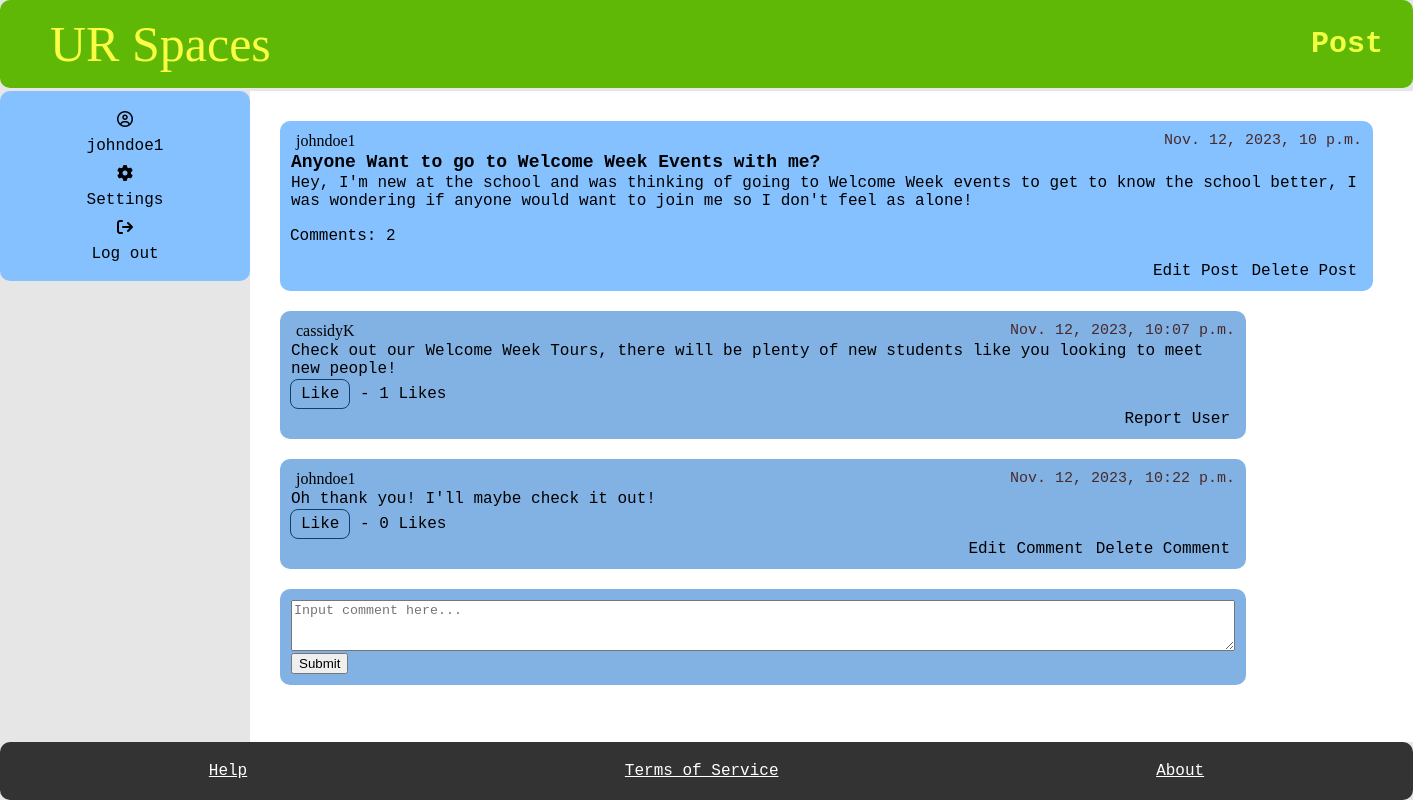
The app's page /posts/anyone-want-to-go-to-welcome-week-events-with-meNPv8F/ (signed in) with its own data.
### myapp/models.py (models this page shows, shortened)
class Posts(models.Model):
    User_ID = models.ForeignKey(Student, on_delete=models.CASCADE)
    SubForum_ID = models.ForeignKey(SubForum, default= 1, on_delete=models.CASCADE)
    post_name = models.TextField(max_length=400)
    contents = models.TextField()
    count_likes = models.IntegerField(default=0, blank=True, )
    locked = models.BooleanField(default=False)
    pin = models.BooleanField(default=False)
    reported = models.BooleanField(default=False)
    post_date = models.DateTimeField(auto_now_add=True)
    slug = models.SlugField(max_length=400, unique=True, blank=True)
    likes = models.ManyToManyField(User, related_name="post_like")
    @property
    def num_comments(self):
        return Comment.objects.filter(Post_ID = self, User_ID__banned =False).count()

class Student(models.Model):
    User_ID = models.ForeignKey(User, on_delete=models.CASCADE)
    bio = models.TextField(default="Please add bio in settings", blank=True)
    banned = models.BooleanField(default=False)
    avatar =ResizedImageField(size=[50, 80], quality=100, upload_to="authors", default=None, null=True, blank=True)
    reported = models.BooleanField(default=False)
    slug = models.SlugField(max_length=400, unique=True, blank=True)
    def get_url(self):
        return reverse("user", kwargs={
            "slug":self.slug
        })

class Comment(models.Model):
    Post_ID = models.ForeignKey(Posts, on_delete=models.CASCADE)
    User_ID = models.ForeignKey(Student, on_delete=models.CASCADE)
    count_likes = models.IntegerField(default=0)
    pin = models.BooleanField(default=False)
    reported = models.BooleanField(default=False)
    com_contents = models.TextField(max_length=500)
    com_date = models.DateTimeField(auto_now_add=True)
    likes = models.ManyToManyField(User, related_name="comment_like")
    def total_likes(self):
        return self.likes.count()

### myapp/views.py (the view, shortened to what this page needs)
# urls.py: path("posts/<slug>/", posts, name="posts"),
@login_required
def posts(request, slug, pk =None):
    post = get_object_or_404(Posts, slug=slug)
    comments = Comment.objects.filter(Post_ID = post, User_ID__banned =False)
    forum = SubForum.objects.get(pk = post.SubForum_ID.pk)
    user = request.user
    currentUser = User.objects.get(username = user)
    error = False
    form = UpdatePostForm(request.POST)
    if comments.exists():
        firstCommentId = comments[0].id
        if pk:
            commentform = UpdateCommentForm(instance=Comment.objects.get(pk=pk), data=request.POST)
        else:
            commentform = UpdateCommentForm(instance=Comment.objects.get(pk=comments[0].pk), data=request.POST)
    else:
        firstCommentId = 0
        commentform = None
    try:
        moderator = Moderator.objects.get(User_ID = currentUser)
    except:
        moderator = None
    context = {
        "post":post,
        "comments": comments,
        "error": error,
        "form": form,
        "commentform":commentform,
        "moderator": moderator,
        "firstCommentId": firstCommentId,
    }
    if moderator is None:
        student = Student.objects.get(User_ID = currentUser)
        if "newComment_form" in request.POST:
            content = request.POST.get("newCommentContents")
            new_comment, created = Comment.objects.get_or_create(User_ID = student, Post_ID = post, com_contents = content)
            redirect_url = reverse('posts', args=[slug])
            return redirect(redirect_url)
    return render(request, "posts.html", context)

### myapp/forms.py
class UpdatePostForm(forms.ModelForm):
    class Meta:
        model = Posts
        fields = ("contents", )

class UpdateCommentForm(forms.ModelForm):
    class Meta:
        model = Comment
        fields = ("com_contents", )

### myapp/templates/posts.html (shortened to what this page needs)
{% extends 'base.html' %}
    {% block title %}
    <h1>Post</h1>
    {% endblock %}
    {% block content %}
    <main>
        <section class="box">
        <div class="post-item">
          {%if  post.User_ID.User_ID.username  == request.user.username %}
            <a href="{% url 'profile' %}" class="name"> {{post.User_ID.User_ID.username}} </a>
          {%else%}
            <a href="{{post.User_ID.get_url}}" class="name"> {{post.User_ID.User_ID.username}} </a>
          {% endif%}
            <span class="date"> {{post.post_date}} </span>
        </div>
        <div class="post-item">
          <span class="item2"> {{post.post_name}} </span>
        </div>
        <div class="post-item">
          <span> {{post.contents}} </span>
        </div>
        <div>
          <p> Comments: {{post.num_comments}} </p>
          {%if  post.User_ID.User_ID.username  == request.user.username or moderator is not None%}
          <form action="." method="POST" onsubmit="return confirmAction(event);">
            <input type="submit" value="Delete Post" class="btn2" name="deletePost_btn" >
          </form>
          {% endif %}
          {%if moderator is None %}
            {%if  post.User_ID.User_ID.username  == request.user.username %}
            <input onclick="reveal()", type="button" value="Edit Post" class="btn2">
            {% endif %}
          {%else %}
          <form action="{% url 'report_update' post.id %}" method="POST" onsubmit="return confirmAction(event)" >
            {% csrf_token %}
            <input type="submit" name="banUserPost_btn" value="Ban User" class="btn2">
          </form>
          {% endif %}
      </section>
      {% for field in comments %}
        <section class="sub-box">
            <div class="post-item">
              {%if  field.User_ID.User_ID.username  == request.user.username%}
                <a href="{% url 'profile' %}" class="name"> {{field.User_ID.User_ID.username}}  </a>
                {%else%}
                <a href="{{field.User_ID.get_url}}" class="name"> {{field.User_ID.User_ID.username}}  </a>
                {% endif %}
                <span class="date"> {{field.com_date}} </span>
            </div>
            <div class="post-item">
              <span> {{field.com_contents}} </span>
            </div>
            <div>
              <form action="{% url 'comment_like' field.id %}" method="POST">
                <button type="submit" name="comment_id" value="{{field.id}}" class="btn btn-info">Like</button> - {{ field.total_likes }} Likes
              </form>
            </div>
           <div class="comment-actions">
            {%if  field.User_ID.User_ID.username  == request.user.username or moderator is not None%}
            <form action="{% url 'comment_update' post.slug  field.id %}" method="POST" id="deleteCommentForm" onsubmit="return confirmAction(event);">
            <input type="submit" value="Delete Comment" class="btn2" name="deleteComment_btn">
            {%if moderator is None %}
            <input type="button", onclick="revealComment('field{{field.id}}', 'field{{firstCommentId}}')", value="Edit Comment" class="btn2">
            {%endif%}
            </form>
            {%endif%}
            {%if moderator is None %}
              {%if  field.User_ID.User_ID.username  == request.user.username%}
              {%else%}
                {%if field.reported == False%}
                <form action="{% url 'comment_update' post.slug  field.id %}" method="POST" id="reportCommentForm" onsubmit="return confirmAction(event)">
                <input type="submit" value="Report User" class="btn2" name="reportComment_btn">
                </form>
                {%else %}
                <div class="post-item">
                  <p style="color: red">Comment Reported</p>
                </div>
                {% endif %}
              {% endif %}
               </div>
            {%else %}
            <form action="{% url 'report_update' field.id  %}" method="POST" onsubmit="return confirmAction(event)">
              {% csrf_token %}
              <input button type="submit" name="banUserComment_btn" value="Ban User" class="btn2">
            </form>
            {% endif %}
          </section>
          {% endfor %}
          {%if moderator is None %}
            {% if post.locked == False%}
            <form action="." method="POST" onsubmit="return validateComment()">
              <section class="sub-box">
              <div class="post-item">
                <textarea name="newCommentContents"  cols="130" rows="3" placeholder="Input comment here..."></textarea>
              </div>
              <div class="post-item">
                <input type="submit" value="Submit" name="newComment_form">
              </div>
              </section>
            </form>
            {%endif%}
        {%endif%}
    </main>
    {% endblock %}

### myapp/templates/base.html (shortened to what this page needs)
{%load static%}
<!DOCTYPE html>
<html lang="en">
    <head>
        <link rel="stylesheet" href="{%static 'style.css' %}"/>
    </head>
  <body>
    <div id="container">
        <header>
          <a href="{% url 'index' %}" class="title">UR Spaces</a>
          {% block title %}
          {% endblock %}
        </header>
        <aside id="aside">
          <div class="user-panel">
            <i class="fa-regular fa-circle-user"></i><a href="{% url 'profile' %}"> {{request.user.username}} </a>
            {% if request.user.is_staff%}
            <i class="fa-solid fa-file-lines"></i><a href="{% url 'report' %}"> Reports </a>
            {%else%}
            <i class="fa-solid fa-gear"></i><a href="{% url 'setting' %}"> Settings </a>
            {% endif %}
            <i class="fa-solid fa-arrow-right-from-bracket"></i><a href="{% url 'logout' %}">Log out </a>
          </div>
        </aside>
    {% block content %}
    {% endblock %}
    <footer>
        <a href="{% url 'help' %}" id="footer_link">Help</a>
        <a href="{% url 'service' %}" id="footer_link">Terms of Service</a>
        <a href="{% url 'about' %}" id="footer_link">About</a>
      </footer>
    </div>
  </body>
</html>

### myapp/static/style.css (style rules this page uses)
body { font-family: monospace; font-size: 16px; background-color: #e6e6e6; margin: 0; padding: 0; }
#container { display: grid; grid-template-areas: "header header" ". ." "aside main" "footer footer"; grid-template-rows: auto 3px 1fr auto; grid-template-columns: 250px 1fr; min-height: 100vh; }
header { grid-area: header; display: flex; justify-content: space-between; align-items: center; padding: 15px 30px; background-color: #5eb805; border-radius: 10px; position: relative; }
header .title { font-size: 50px; color: #f2ff42; text-decoration: none; font-family: 'Brush Script MT', Brush Script Std, cursive; position: relative; left: 20px; }
header h1 { font-size: 30px; margin: 0; color: #f2ff42 }
#aside { grid-area: aside; padding: 20px 20px; background-color: #85c0ff; height: 150px; display: flex; flex-direction: column; align-items: center; gap: 10px; border-radius: 10px; }
.user-panel { width: 100%; display: flex; flex-direction: column; align-items: center; gap: 10px; }
main { grid-area: main; background-color: white; padding: 20px; padding-right: 30px; }
.btn { background-color: transparent; color: black; border: 1px solid #0f3e70; border-radius: 8px; font-family: monospace; font-size: 16px; transition-duration: 0.4s; padding: 5px 10px; }
.btn2 { background-color: transparent; color: black; border: none; font-family: monospace; font-size: 16px; transition-duration: 0.4s; float: right; }
.post-item { display: flex; justify-content: space-between; border-radius: 10px; padding: 1px; }
.name { font-family: cursive; margin-left: 5px; }
.date { font-size: 15px; color: rgb(72, 42, 42); }
.item2 { font-weight: bold; font-size: 18px; }
.box { display: flex; flex-direction: column; border-radius: 10px; padding: 10px; margin: 10px; background-color: #85c0ff; }
.sub-box { width: 85%; float: left; display: flex; flex-direction: column; border-radius: 10px; padding: 10px; margin: 10px; background-color: #82b1e3; }
footer { grid-area: footer; background-color: #333; padding: 20px; display: flex; justify-content: space-around; border-radius: 10px; }
#footer_link { color: white; text-decoration: underline;; font-size: 16px; }
a:link { color: #000000; text-decoration: none; }
a.title:link { text-decoration: none; color: #fafd44; }
.comment-actions { display: flex; justify-content: flex-end; gap: 10px; }

### records on screen
Posts: User_ID.User_ID.username "johndoe1", post_date "Nov. 12, 2023, 10 p.m.", post_name "Anyone Want to go to Welcome Week Events with me?", contents "Hey, I'm new at the school and was thinking of going to Welcome Week events to get to know the school better, I was wondering if anyone would want to join me so I don't feel as alone!", num_comments "2"
Comment: User_ID.User_ID.username "cassidyK", com_date "Nov. 12, 2023, 10:07 p.m.", com_contents "Check out our Welcome Week Tours, there will be plenty of new students like you looking to meet new people!", total_likes "1"
Comment: User_ID.User_ID.username "johndoe1", com_date "Nov. 12, 2023, 10:22 p.m.", com_contents "Oh thank you! I'll maybe check it out!", total_likes "0"

### other values on screen
{{ request.user.username }} "johndoe1"
